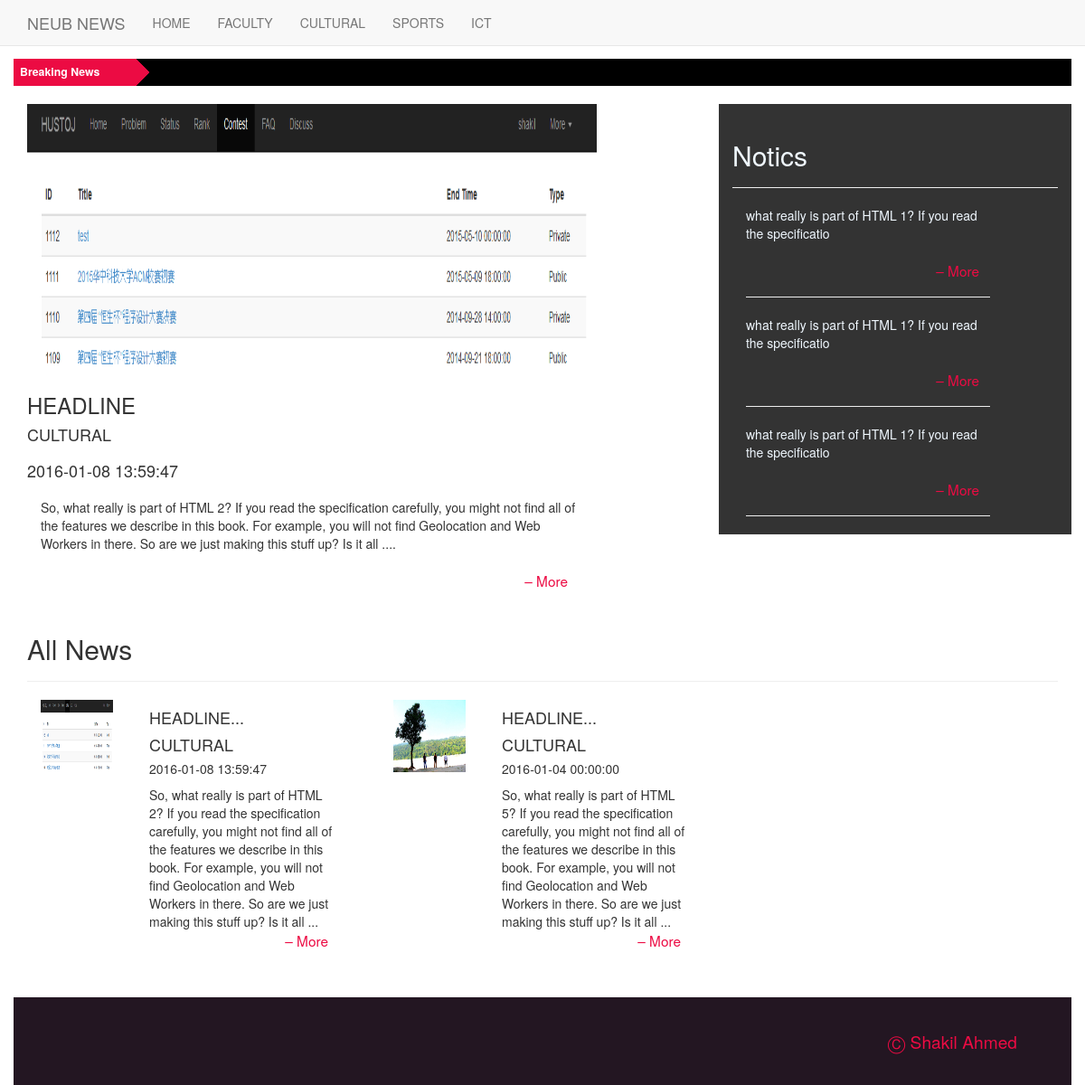
The page /cultural.php on the database its author committed.
### tables this page shows
CREATE TABLE IF NOT EXISTS `all_news` (
  `id` int(11) NOT NULL AUTO_INCREMENT,
  `news_title` varchar(255) NOT NULL,
  `description` text NOT NULL,
  `cat_id` int(11) NOT NULL,
  `images` varchar(255) NOT NULL,
  `type_id` int(11) NOT NULL,
  `date` datetime NOT NULL,
  PRIMARY KEY (`id`)
);

CREATE TABLE IF NOT EXISTS `category` (
  `cat_id` int(11) NOT NULL AUTO_INCREMENT,
  `cat_name` varchar(255) NOT NULL,
  PRIMARY KEY (`cat_id`)
);

CREATE TABLE IF NOT EXISTS `notices` (
  `id` int(11) NOT NULL AUTO_INCREMENT,
  `notics_title` varchar(255) NOT NULL,
  `note` text NOT NULL,
  `notices_time` datetime NOT NULL,
  PRIMARY KEY (`id`)
);

### cultural.php (the view, shortened to what this page needs)
  </head>
  <body>
  <?php include 'header.php'; ?>
		<div class="container-fluid custom-ticker">
			    <div class="ticker-container">
				  <div class="ticker-caption">
					<p>Breaking News</p>
				  </div>
				  <ul>
				    	<?php
			$breaking = mysql_query("SELECT * FROM all_news ORDER BY `id` DESC LIMIT 0,10");
			while($bnews = mysql_fetch_array($breaking))
			{
				$bdes = $bnews['description'];
				$new_b_des = substr($bdes,0,36);
			?>
					<div>
					  <li><span> <?php echo $new_b_des; ?> &ndash; <a href="#">read more</a></span></li>
					</div>
					<?php
			}
		?>
				 </ul>
		</div>
		<div class="container head-container">
			<div class="row">
			<?php
				$type_que = mysql_query("select * from category where cat_name = 'CULTURAL'");
				$type_query = mysql_fetch_array($type_que);
					$cat_q_id = $type_query['cat_id'];
				$head_query = mysql_query("select * from all_news  where cat_id = '$cat_q_id' ORDER BY `id` ASC");
					while($main_post = mysql_fetch_array($head_query))
					{
						$news_id_main = $main_post['id'];
						$news_title_main = $main_post['news_title'];
						$news_description_main = $main_post['description'];
						$new_news_description_main = substr($news_description_main,0,260);
						$news_cat_id_main = $main_post['cat_id'];
						$main_cat_head =mysql_query("SELECT cat_name FROM category where cat_id = '$news_cat_id_main'");
						$run2 = mysql_fetch_array($main_cat_head);
						$cat_name_main = $run2['cat_name'];
						$news_images_main = $main_post['images'];
						$news_date_main = $main_post['date'];
					}
			?>
				<div class="col-lg-8 col-md-12">
					<img src="upload/<?php echo $news_images_main; ?>" alt="" class="img-responsive" style="width:630px;height:300px" />
						<h3 class="head_h2"><?php echo $news_title_main; ?></h3>
								<h4><?php echo $cat_name_main." </br>";?> <?php echo " </br>".$news_date_main; ?></h4>
						<div class="col-lg-10 col-md-10">
									<p class="">
										<?php echo $new_news_description_main."...."; ?>
										<a href="view.php?id=<?php echo $news_id_main; ?>" class="more"> &ndash; More </a>
									</p>
						</div>
				</div>
				<div class="col-lg-4 col-md-12 custom-notics">
					<div class="page-header">
						<h2>Notics</h2>
					</div>
					<div class="col-lg-10 col-md-12">
					<?php
					$sql = mysql_query("select * from notices ORDER BY `id` DESC LIMIT 0,3 ");
					$counter = 0;
					$max = 10;
					while($note = mysql_fetch_array($sql) and ($counter < $max) )
					{
						$notics_id = $note['id'];
						$notes = $note['note'];
						$new_notices = substr($notes,0,60);
						?>
						<p>
						<?php echo $new_notices; ?>
							<a href="note_view.php?id=<?php echo $notics_id; ?>" class="more"> &ndash; More </a>
							<hr />
						</p>
					<?php
					$counter++;
				}
					?>
					</div>
				</div>
			</div>
		</div>
		<div class="container">
			<div class="page-header"> <h2>All News </h2> </div>
				<div class="row">
		<?php
			$allnews = mysql_query("SELECT * FROM all_news where cat_id= '$news_cat_id_main' ORDER BY `id` DESC");
			while($news = mysql_fetch_array($allnews))
			{
				$id=$news['id'];
				$news_title = $news['news_title'];
				$new_tit = substr($news_title,0,20);
				$des = $news['description'];
				$cat_id = $news['cat_id'];
				$images = $news['images'];
				$date = $news['date'];
				$new_des = substr($des,0,260);
				$query1 =mysql_query("SELECT cat_name FROM category where cat_id = '$cat_id'");
						$run1 = mysql_fetch_array($query1);
						$cat_name = $run1['cat_name'];
		?>
		<div class="col-lg-4 col-md-6">
			<div class="col-lg-4 col-md-6">
				<img src="upload/<?php echo $images; ?>" alt="" class="mg-responsive" style="width:80px;height:80px"/>
			</div>
			<div class="col-lg-8 col-md-6">
			<h4> <?php echo $new_tit."..." ;?>  </h4>
			<h4> <?php echo $cat_name; ?>  </h4>
			<h5> <?php echo $date ;?>  </h5>
				<p>
					<?php echo $new_des."..."; ?>
					<br />
					<a href="view.php?id=<?php echo $id; ?>" class="more"> &ndash; More </a>
				</p>
			</div>
		</div>
			<?php
				}
			?>
			</div>
		</div>
		<div class="container-fluid custom-footer">
			 <p>&#9400 Shakil Ahmed</p>
		</div>
  </body>
</html>

### css/custom.css (style rules this page uses)
.custom-ticker { margin-top: 65px; }
.head-container { margin-top: 7px; }
.custom-notics { background-color: #333; color: aliceblue; }
.custom-footer { background-color: #231622; color: #EC0B43; margin-top: 50px; font-size: medium; }
.custom-footer p { margin: 35px 45px 35px 5px; float: right; font-size: 1.2em; }
.more { color: #EC0B43; float: right; font-size: 1.1em; padding-right: 12px; padding-bottom: 2px; }

### css/ticker.css (style rules this page uses)
* { margin: 0; padding: 0; font-family: "Helvetica Neue",Helvetica,Arial,sans-serif; }
.ticker-container { height: 60px; width: 100%; text-align: center; position: relative; overflow: hidden; background-color: rgba(0,0,0,1); color: white; font-size: 1.1em; margin-bottom: 15px; }
.ticker-container .ticker-caption { height: 50%; width: 100%; background-color: #EC0B43; display: table; position: absolute; color: white; font-size: 0.8em; z-index: 1; }
.ticker-container .ticker-caption p { height: inherit; width: inherit; display: table-cell; vertical-align: middle; font-weight: bold; }
.ticker-container ul { list-style: none; padding: 0; height: auto; }
.ticker-container ul div { overflow: hidden; position: absolute; z-index: 0; display: inline; min-width: 100%; left: 0; height: 50%; transition: 4.25s ease-in-out; }
.ticker-container ul div.ticker-active { top: 30px; }
.ticker-container ul div li { padding: 5px 0; }
@media (min-width: 500px) { .ticker-container { height: 30px; text-align: left; } }
@media (min-width: 500px) { .ticker-container .ticker-caption { height: 100%; width: 150px; background: url('../images/ticker-caption-bg.png'); } }
@media (min-width: 500px) { .ticker-container .ticker-caption p { text-align: left; padding-left: 7px; } }
@media (min-width: 500px) { .ticker-container ul { margin-left: 170px; height: 100%; } }
@media (min-width: 500px) { .ticker-container ul div { height: 100%; left: 170px; } }
@media (min-width: 500px) { .ticker-container ul div.ticker-active { top: 0; } }
@media (min-width: 768px) { .ticker-container { margin-bottom: 10px; } }
@media (min-width: 992px) { .ticker-container { margin-bottom: 20px; } }

### rows shown on the page
all_news: images (picture), news_title "HEADLINE", date "2016-01-08 13:59:47", description "So, what really is part of HTML 2? If you read the specification carefully, you might not find all of the features we describe in this book. For example, you will not find Geolocation and Web Workers in there. So are we just making this stuff up? Is it all", cat.cat_name "CULTURAL"
category: cat_name "CULTURAL"
notices: note "what really is part of HTML 1? If you read the specificatio"
notices: note "what really is part of HTML 1? If you read the specificatio"
notices: note "what really is part of HTML 1? If you read the specificatio"
all_news: images (picture), news_title "HEADLINE", cat.cat_name "CULTURAL", date "2016-01-04 00:00:00", description "So, what really is part of HTML 5? If you read the specification carefully, you might not find all of the features we describe in this book. For example, you will not find Geolocation and Web Workers in there. So are we just making this stuff up? Is it all"
